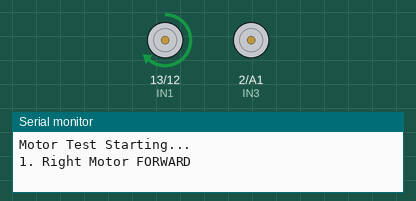
This sketch was run on a simulated Arduino Uno, built with avr-gcc and run on an emulated ATmega328P. Shown: motor-driver pin pairs drawn as motors (green arrow = first pin HIGH = forward, orange = second pin HIGH = backward, longer = more drive, scaled by the enable pin), the last lines printed to the serial monitor.

Above: at 2.1 s.
At 16.1 s:
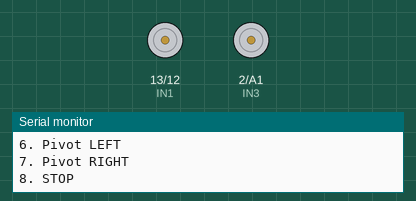
At 27.1 s:
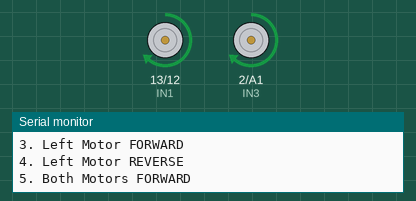
At 38.1 s:
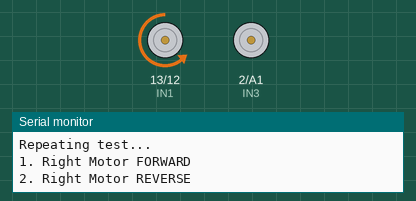
Timing chart, 0 to 39.6 s (numbered marks = the images above):
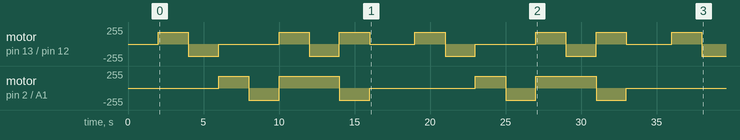

The sketch:

motor_debug.ino
```cpp
// ================= MOTOR PINS =================
const int ENA = 11;   // Right motor PWM
const int IN1 = 13;   // Right motor direction
const int IN2 = 12;

const int ENB = 3;    // Left motor PWM
const int IN3 = 2;    // Left motor direction
const int IN4 = A1;

int testSpeed = 180;  // Adjust speed as needed

// ================= MOTOR FUNCTIONS =================
void motorA(int speed) {  // Right motor
  if (speed > 0) { // Forward
    digitalWrite(IN1, HIGH);
    digitalWrite(IN2, LOW);
    analogWrite(ENA, speed);
  }
  else if (speed < 0) { // Reverse
    digitalWrite(IN1, LOW);
    digitalWrite(IN2, HIGH);
    analogWrite(ENA, -speed);
  }
  else { // Stop
    digitalWrite(IN1, LOW);
    digitalWrite(IN2, LOW);
    analogWrite(ENA, 0);
  }
}

void motorB(int speed) {  // Left motor
  if (speed > 0) { // Forward
    digitalWrite(IN3, HIGH);
    digitalWrite(IN4, LOW);
    analogWrite(ENB, speed);
  }
  else if (speed < 0) { // Reverse
    digitalWrite(IN3, LOW);
    digitalWrite(IN4, HIGH);
    analogWrite(ENB, -speed);
  }
  else { // Stop
    digitalWrite(IN3, LOW);
    digitalWrite(IN4, LOW);
    analogWrite(ENB, 0);
  }
}

// ================= SETUP =================
void setup() {
  Serial.begin(9600);

  pinMode(IN1, OUTPUT);
  pinMode(IN2, OUTPUT);
  pinMode(ENA, OUTPUT);

  pinMode(IN3, OUTPUT);
  pinMode(IN4, OUTPUT);
  pinMode(ENB, OUTPUT);

  Serial.println("Motor Test Starting...");
  delay(2000);
}

// ================= TEST SEQUENCE =================
void loop() {

  Serial.println("1. Right Motor FORWARD");
  motorA(testSpeed);
  motorB(0);
  delay(2000);

  Serial.println("2. Right Motor REVERSE");
  motorA(-testSpeed);
  motorB(0);
  delay(2000);

  Serial.println("3. Left Motor FORWARD");
  motorA(0);
  motorB(testSpeed);
  delay(2000);

  Serial.println("4. Left Motor REVERSE");
  motorA(0);
  motorB(-testSpeed);
  delay(2000);

  Serial.println("5. Both Motors FORWARD");
  motorA(testSpeed);
  motorB(testSpeed);
  delay(2000);

  Serial.println("6. Pivot LEFT");
  motorA(-testSpeed);
  motorB(testSpeed);
  delay(2000);

  Serial.println("7. Pivot RIGHT");
  motorA(testSpeed);
  motorB(-testSpeed);
  delay(2000);

  Serial.println("8. STOP");
  motorA(0);
  motorB(0);
  delay(3000);

  Serial.println("Repeating test...");
}
```

Measured:
- by itself, motor on pin 2 (IN3) / A1 (IN4): stopped → forward 180/255 at 6.0 s, → backward 180/255 2.0 s later, → forward 180/255 2.0 s later, → backward 180/255 4.0 s later, … (10 changes in this stretch)
- by itself, motor on pin 13 (IN1) / pin 12 (IN2): repeats every 17.0 s: backward 180/255 2.0 s, stopped 4.0 s, forward 180/255 2.0 s, backward 180/255 2.0 s, forward 180/255 2.0 s, stopped 3.0 s, forward 180/255 2.0 s
